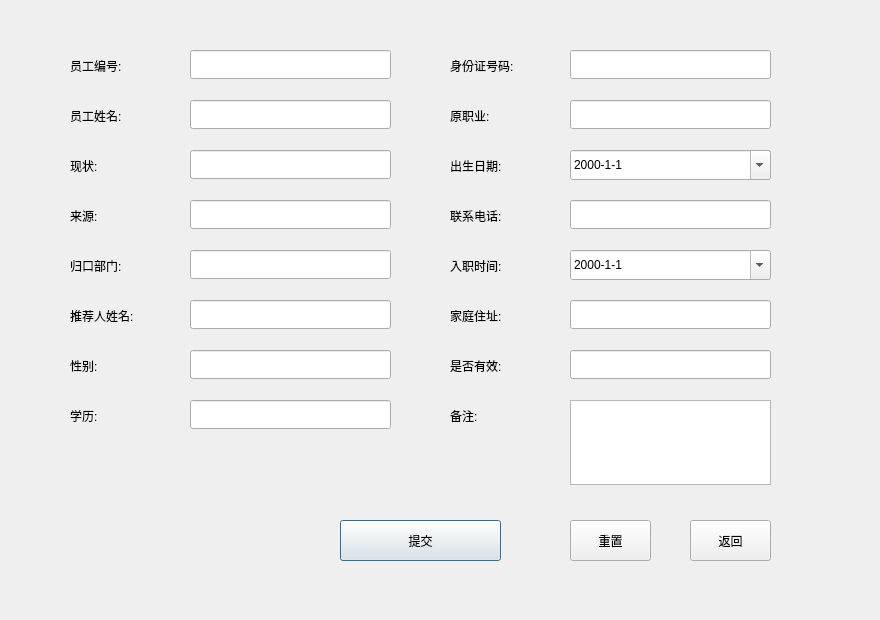
<?xml version="1.0" encoding="UTF-8"?>
<ui version="4.0">
 <class>EmployeeInsertDialog</class>
 <widget class="QDialog" name="EmployeeInsertDialog">
  <property name="geometry">
   <rect>
    <x>0</x>
    <y>0</y>
    <width>880</width>
    <height>620</height>
   </rect>
  </property>
  <property name="windowTitle">
   <string>Dialog</string>
  </property>
  <widget class="QLabel" name="label">
   <property name="geometry">
    <rect>
     <x>70</x>
     <y>50</y>
     <width>81</width>
     <height>31</height>
    </rect>
   </property>
   <property name="text">
    <string>员工编号:</string>
   </property>
  </widget>
  <widget class="QLabel" name="label_2">
   <property name="geometry">
    <rect>
     <x>70</x>
     <y>100</y>
     <width>81</width>
     <height>31</height>
    </rect>
   </property>
   <property name="text">
    <string>员工姓名:</string>
   </property>
  </widget>
  <widget class="QLabel" name="label_3">
   <property name="geometry">
    <rect>
     <x>70</x>
     <y>150</y>
     <width>81</width>
     <height>31</height>
    </rect>
   </property>
   <property name="text">
    <string>现状:</string>
   </property>
  </widget>
  <widget class="QLabel" name="label_4">
   <property name="geometry">
    <rect>
     <x>70</x>
     <y>200</y>
     <width>81</width>
     <height>31</height>
    </rect>
   </property>
   <property name="text">
    <string>来源:</string>
   </property>
  </widget>
  <widget class="QLabel" name="label_5">
   <property name="geometry">
    <rect>
     <x>70</x>
     <y>250</y>
     <width>81</width>
     <height>31</height>
    </rect>
   </property>
   <property name="text">
    <string>归口部门:</string>
   </property>
  </widget>
  <widget class="QLabel" name="label_6">
   <property name="geometry">
    <rect>
     <x>70</x>
     <y>300</y>
     <width>101</width>
     <height>31</height>
    </rect>
   </property>
   <property name="text">
    <string>推荐人姓名:</string>
   </property>
  </widget>
  <widget class="QLabel" name="label_7">
   <property name="geometry">
    <rect>
     <x>450</x>
     <y>50</y>
     <width>101</width>
     <height>31</height>
    </rect>
   </property>
   <property name="text">
    <string>身份证号码:</string>
   </property>
  </widget>
  <widget class="QLabel" name="label_8">
   <property name="geometry">
    <rect>
     <x>70</x>
     <y>400</y>
     <width>81</width>
     <height>31</height>
    </rect>
   </property>
   <property name="text">
    <string>学历:</string>
   </property>
  </widget>
  <widget class="QLabel" name="label_9">
   <property name="geometry">
    <rect>
     <x>70</x>
     <y>350</y>
     <width>81</width>
     <height>31</height>
    </rect>
   </property>
   <property name="text">
    <string>性别:</string>
   </property>
  </widget>
  <widget class="QLabel" name="label_11">
   <property name="geometry">
    <rect>
     <x>450</x>
     <y>150</y>
     <width>81</width>
     <height>31</height>
    </rect>
   </property>
   <property name="text">
    <string>出生日期:</string>
   </property>
  </widget>
  <widget class="QLabel" name="label_12">
   <property name="geometry">
    <rect>
     <x>450</x>
     <y>100</y>
     <width>81</width>
     <height>31</height>
    </rect>
   </property>
   <property name="text">
    <string>原职业:</string>
   </property>
  </widget>
  <widget class="QLabel" name="label_13">
   <property name="geometry">
    <rect>
     <x>450</x>
     <y>200</y>
     <width>81</width>
     <height>31</height>
    </rect>
   </property>
   <property name="text">
    <string>联系电话:</string>
   </property>
  </widget>
  <widget class="QLabel" name="label_14">
   <property name="geometry">
    <rect>
     <x>450</x>
     <y>250</y>
     <width>81</width>
     <height>31</height>
    </rect>
   </property>
   <property name="text">
    <string>入职时间:</string>
   </property>
  </widget>
  <widget class="QLabel" name="label_15">
   <property name="geometry">
    <rect>
     <x>450</x>
     <y>350</y>
     <width>81</width>
     <height>31</height>
    </rect>
   </property>
   <property name="text">
    <string>是否有效:</string>
   </property>
  </widget>
  <widget class="QLabel" name="label_16">
   <property name="geometry">
    <rect>
     <x>450</x>
     <y>300</y>
     <width>81</width>
     <height>31</height>
    </rect>
   </property>
   <property name="text">
    <string>家庭住址:</string>
   </property>
  </widget>
  <widget class="QLabel" name="label_17">
   <property name="geometry">
    <rect>
     <x>450</x>
     <y>400</y>
     <width>81</width>
     <height>31</height>
    </rect>
   </property>
   <property name="text">
    <string>备注:</string>
   </property>
  </widget>
  <widget class="QLineEdit" name="Admin_EmployeeNumberEdit">
   <property name="geometry">
    <rect>
     <x>190</x>
     <y>50</y>
     <width>201</width>
     <height>29</height>
    </rect>
   </property>
  </widget>
  <widget class="QLineEdit" name="Admin_EmployeeNameEdit">
   <property name="geometry">
    <rect>
     <x>190</x>
     <y>100</y>
     <width>201</width>
     <height>29</height>
    </rect>
   </property>
  </widget>
  <widget class="QLineEdit" name="Admin_EmployeeStatusEdit">
   <property name="geometry">
    <rect>
     <x>190</x>
     <y>150</y>
     <width>201</width>
     <height>29</height>
    </rect>
   </property>
  </widget>
  <widget class="QLineEdit" name="Admin_EmployeeSourceEdit">
   <property name="geometry">
    <rect>
     <x>190</x>
     <y>200</y>
     <width>201</width>
     <height>29</height>
    </rect>
   </property>
  </widget>
  <widget class="QLineEdit" name="Admin_EmployeeUnitEdit">
   <property name="geometry">
    <rect>
     <x>190</x>
     <y>250</y>
     <width>201</width>
     <height>29</height>
    </rect>
   </property>
  </widget>
  <widget class="QLineEdit" name="Admin_EmployeeRecommandEdit">
   <property name="geometry">
    <rect>
     <x>190</x>
     <y>300</y>
     <width>201</width>
     <height>29</height>
    </rect>
   </property>
  </widget>
  <widget class="QLineEdit" name="Admin_EmployeeSexEdit">
   <property name="geometry">
    <rect>
     <x>190</x>
     <y>350</y>
     <width>201</width>
     <height>29</height>
    </rect>
   </property>
  </widget>
  <widget class="QLineEdit" name="Admin_EmployeeEducationEdit">
   <property name="geometry">
    <rect>
     <x>190</x>
     <y>400</y>
     <width>201</width>
     <height>29</height>
    </rect>
   </property>
  </widget>
  <widget class="QLineEdit" name="Admin_EmployeePersonalNumberEdit">
   <property name="geometry">
    <rect>
     <x>570</x>
     <y>50</y>
     <width>201</width>
     <height>29</height>
    </rect>
   </property>
  </widget>
  <widget class="QLineEdit" name="Admin_EmployeeSourceWorkEdit">
   <property name="geometry">
    <rect>
     <x>570</x>
     <y>100</y>
     <width>201</width>
     <height>29</height>
    </rect>
   </property>
  </widget>
  <widget class="QLineEdit" name="Admin_EmployeeTelEdit">
   <property name="geometry">
    <rect>
     <x>570</x>
     <y>200</y>
     <width>201</width>
     <height>29</height>
    </rect>
   </property>
  </widget>
  <widget class="QLineEdit" name="Admin_EmployeeAdressEdit">
   <property name="geometry">
    <rect>
     <x>570</x>
     <y>300</y>
     <width>201</width>
     <height>29</height>
    </rect>
   </property>
  </widget>
  <widget class="QLineEdit" name="Admin_EmployeeOkEdit">
   <property name="geometry">
    <rect>
     <x>570</x>
     <y>350</y>
     <width>201</width>
     <height>29</height>
    </rect>
   </property>
  </widget>
  <widget class="QDateEdit" name="Admin_EmployeeComeDate">
   <property name="geometry">
    <rect>
     <x>570</x>
     <y>250</y>
     <width>201</width>
     <height>30</height>
    </rect>
   </property>
   <property name="displayFormat">
    <string>yyyy-M-d</string>
   </property>
   <property name="calendarPopup">
    <bool>true</bool>
   </property>
  </widget>
  <widget class="QPushButton" name="Admin_Commit">
   <property name="geometry">
    <rect>
     <x>340</x>
     <y>520</y>
     <width>161</width>
     <height>41</height>
    </rect>
   </property>
   <property name="text">
    <string>提交</string>
   </property>
   <property name="default">
    <bool>true</bool>
   </property>
  </widget>
  <widget class="QPushButton" name="Admin_Reset">
   <property name="geometry">
    <rect>
     <x>570</x>
     <y>520</y>
     <width>81</width>
     <height>41</height>
    </rect>
   </property>
   <property name="text">
    <string>重置</string>
   </property>
   <property name="default">
    <bool>false</bool>
   </property>
  </widget>
  <widget class="QPushButton" name="Admin_Return">
   <property name="geometry">
    <rect>
     <x>690</x>
     <y>520</y>
     <width>81</width>
     <height>41</height>
    </rect>
   </property>
   <property name="text">
    <string>返回</string>
   </property>
   <property name="default">
    <bool>false</bool>
   </property>
  </widget>
  <widget class="QTextEdit" name="Admin_DecriptionText">
   <property name="geometry">
    <rect>
     <x>570</x>
     <y>400</y>
     <width>201</width>
     <height>85</height>
    </rect>
   </property>
  </widget>
  <widget class="QDateEdit" name="Admin_EmployeeBirthdayDate">
   <property name="geometry">
    <rect>
     <x>570</x>
     <y>150</y>
     <width>201</width>
     <height>30</height>
    </rect>
   </property>
   <property name="displayFormat">
    <string>yyyy-M-d</string>
   </property>
   <property name="calendarPopup">
    <bool>true</bool>
   </property>
  </widget>
  <widget class="QLabel" name="label_10">
   <property name="geometry">
    <rect>
     <x>60</x>
     <y>30</y>
     <width>361</width>
     <height>571</height>
    </rect>
   </property>
   <property name="text">
    <string/>
   </property>
  </widget>
  <widget class="QLabel" name="label_18">
   <property name="geometry">
    <rect>
     <x>420</x>
     <y>30</y>
     <width>401</width>
     <height>571</height>
    </rect>
   </property>
   <property name="text">
    <string/>
   </property>
  </widget>
  <zorder>label_10</zorder>
  <zorder>label_18</zorder>
  <zorder>label</zorder>
  <zorder>label_2</zorder>
  <zorder>label_3</zorder>
  <zorder>label_4</zorder>
  <zorder>label_5</zorder>
  <zorder>label_6</zorder>
  <zorder>label_7</zorder>
  <zorder>label_8</zorder>
  <zorder>label_9</zorder>
  <zorder>label_11</zorder>
  <zorder>label_12</zorder>
  <zorder>label_13</zorder>
  <zorder>label_14</zorder>
  <zorder>label_15</zorder>
  <zorder>label_16</zorder>
  <zorder>label_17</zorder>
  <zorder>Admin_EmployeeNumberEdit</zorder>
  <zorder>Admin_EmployeeNameEdit</zorder>
  <zorder>Admin_EmployeeStatusEdit</zorder>
  <zorder>Admin_EmployeeSourceEdit</zorder>
  <zorder>Admin_EmployeeUnitEdit</zorder>
  <zorder>Admin_EmployeeRecommandEdit</zorder>
  <zorder>Admin_EmployeeSexEdit</zorder>
  <zorder>Admin_EmployeeEducationEdit</zorder>
  <zorder>Admin_EmployeePersonalNumberEdit</zorder>
  <zorder>Admin_EmployeeSourceWorkEdit</zorder>
  <zorder>Admin_EmployeeTelEdit</zorder>
  <zorder>Admin_EmployeeAdressEdit</zorder>
  <zorder>Admin_EmployeeOkEdit</zorder>
  <zorder>Admin_EmployeeComeDate</zorder>
  <zorder>Admin_Commit</zorder>
  <zorder>Admin_Reset</zorder>
  <zorder>Admin_Return</zorder>
  <zorder>Admin_DecriptionText</zorder>
  <zorder>Admin_EmployeeBirthdayDate</zorder>
 </widget>
 <resources/>
 <connections/>
</ui>
